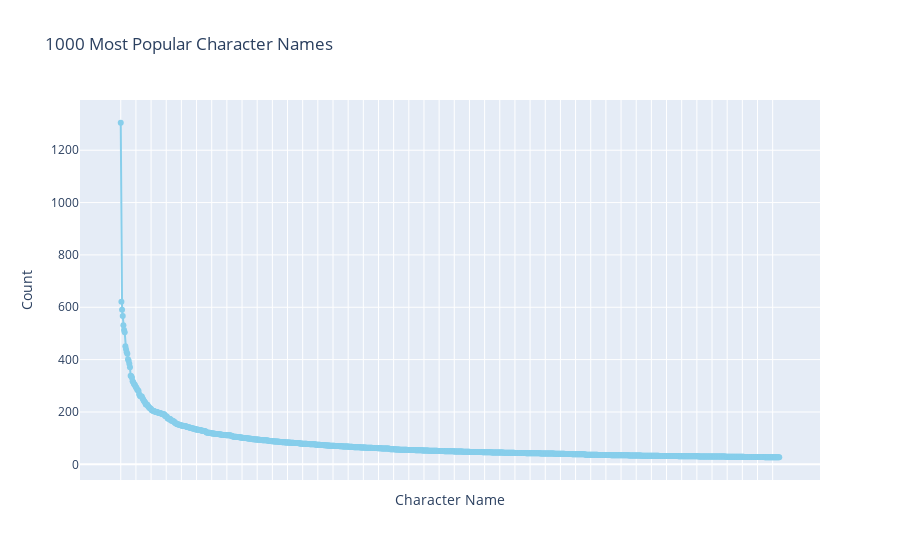

The code cell stored with this chart in its notebook:
### Markdown cell above
The dataset shows a slight imbalance between genders, with about half as many female entries as male. However, since there is still a substantial amount of data, this imbalance is unlikely to significantly impact the results. 

Additionally, according to a 2022 study by the Center for the Study of Women in Television and Film at San Diego State University, 34 % of leading characters in the top 100 popular films were women, compared to 66 % men. This supports the dataset's gender distribution as representative of broader industry trends.

### Code cell
# Creating the top 1000 most popular character names set
name_counts = df_char_cleaned['Character_name'].value_counts()
top_100_names = name_counts.head(1000)

fig = go.Figure()

fig.add_trace(go.Scatter(
    x=top_100_names.index,
    y=top_100_names.values,
    mode='lines+markers',
    name='Character Count',
    line=dict(color='skyblue'),
    hovertext=[f"Name: {name}<br>Count: {count}" for name, count in zip(top_100_names.index, top_100_names.values)],
    hoverinfo="text"
))

fig.update_layout(
    title='1000 Most Popular Character Names',
    xaxis_title='Character Name',
    yaxis_title='Count',
    xaxis=dict(showticklabels=False)
)

fig.show()

### Figure 1 — Plotly figure (JSON) as saved in the notebook; plotly's stock layout.template omitted (floating-point values rounded to 4 significant figures; data arrays with more than 128 entries replaced by an {"elided": "..."} marker saying what was removed)
{"data": [{"hoverinfo": "text", "hovertext": {"elided": "1000 str values"}, "line": {"color": "skyblue"}, "mode": "lines+markers", "name": "Character Count", "type": "scatter", "x": {"elided": "1000 str values"}, "y": {"elided": "1000 int values"}}], "layout": {"title": {"text": "1000 Most Popular Character Names"}, "xaxis": {"showticklabels": false, "title": {"text": "Character Name"}}, "yaxis": {"title": {"text": "Count"}}}}
